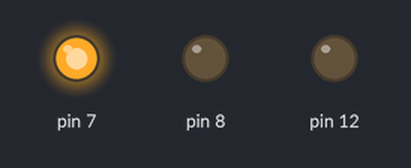
Simulated run of this sketch. Board: Arduino Uno, built with avr-gcc and run on an emulated ATmega328P. Parts: output pins drawn as LEDs (lit = HIGH).

Above: at 0.2 s.
At 0.7 s:
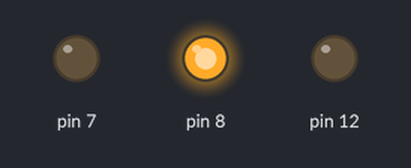
At 2.7 s:
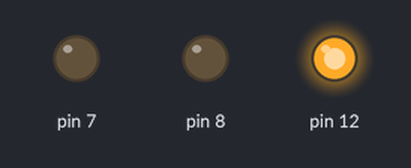
Timing chart, 0 to 3.5 s (numbered marks = the images above):
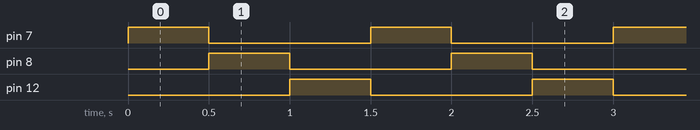

Measured:
- by itself, pin 7, pin 8, pin 12: alternates HIGH for 0.50 s and LOW for 1.0 s
- by itself, everything shown: repeats every 1.5 s, in 4 steps

The sketch:

sketch_RGB.ino
```cpp
// 7 red, 8 green, 12 blue

void setup(){
    pinMode(7,OUTPUT);
    pinMode(8,OUTPUT);
    pinMode(12,OUTPUT);
}

void loop(){
    digitalWrite(12,LOW);
    digitalWrite(8,LOW);
    digitalWrite(7,HIGH);
    delay(500);
    digitalWrite(7,LOW);
    digitalWrite(8,HIGH);
    delay(500);
    digitalWrite(8,LOW);
    digitalWrite(12,HIGH);
    delay(500);
    digitalWrite(7,HIGH);
    digitalWrite(8,HIGH);
}
```
